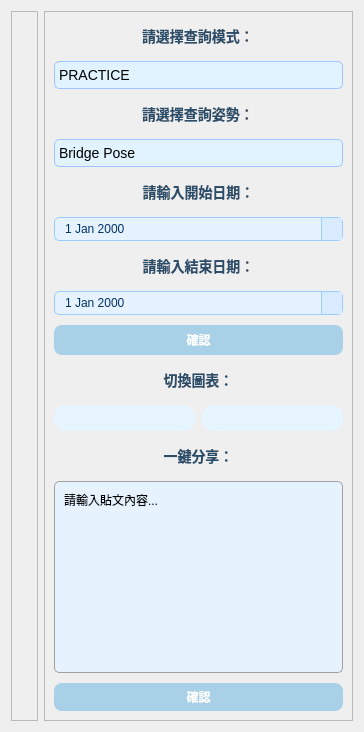
                <widget class="QWidget" name="p1">
                 <attribute name="title">
                  <string>Charts</string>
                 </attribute>
                 <layout class="QVBoxLayout" name="verticalLayout_32">
                  <item>
                   <layout class="QHBoxLayout" name="horizontalLayout_20" stretch="4,1">
                    <item>
                     <widget class="QFrame" name="frame_7">
                      <property name="layoutDirection">
                       <enum>Qt::LeftToRight</enum>
                      </property>
                      <property name="frameShape">
                       <enum>QFrame::StyledPanel</enum>
                      </property>
                      <property name="frameShadow">
                       <enum>QFrame::Raised</enum>
                      </property>
                      <layout class="QHBoxLayout" name="horizontalLayout_59">
                       <item>
                        <layout class="QVBoxLayout" name="verticalLayout_19">
                         <item>
                          <widget class="QLabel" name="label_3">
                           <property name="sizePolicy">
                            <sizepolicy hsizetype="Preferred" vsizetype="Preferred">
                             <horstretch>0</horstretch>
                             <verstretch>0</verstretch>
                            </sizepolicy>
                           </property>
                           <property name="minimumSize">
                            <size>
                             <width>0</width>
                             <height>0</height>
                            </size>
                           </property>
                           <property name="text">
                            <string/>
                           </property>
                           <property name="scaledContents">
                            <bool>true</bool>
                           </property>
                          </widget>
                         </item>
                        </layout>
                       </item>
                      </layout>
                     </widget>
                    </item>
                    <item>
                     <widget class="QFrame" name="frame_8">
                      <property name="frameShape">
                       <enum>QFrame::StyledPanel</enum>
                      </property>
                      <property name="frameShadow">
                       <enum>QFrame::Raised</enum>
                      </property>
                      <layout class="QVBoxLayout" name="verticalLayout_38">
                       <item>
                        <layout class="QVBoxLayout" name="verticalLayout_20" stretch="0,0,0,0,0,0,0,0,0,0,0,0,0,0">
                         <property name="spacing">
                          <number>10</number>
                         </property>
                         <item alignment="Qt::AlignHCenter">
                          <widget class="QLabel" name="label_14">
                           <property name="minimumSize">
                            <size>
                             <width>0</width>
                             <height>30</height>
                            </size>
                           </property>
                           <property name="maximumSize">
                            <size>
                             <width>16777215</width>
                             <height>100</height>
                            </size>
                           </property>
                           <property name="styleSheet">
                            <string notr="true">color: #2a4d69;    
font-weight: bold;    
font-size: 14px;           
font-family: &quot;Microsoft JhengHei&quot;;

</string>
                           </property>
                           <property name="text">
                            <string>請選擇查詢模式：</string>
                           </property>
                          </widget>
                         </item>
                         <item>
                          <widget class="QComboBox" name="comboBox_3">
                           <property name="styleSheet">
                            <string notr="true">QComboBox {
    background-color: #E0F3FF;
    border: 1px solid #A0C4FF;
    padding: 4px;
    border-radius: 5px;
    font-size: 14px;
}
QComboBox::drop-down {
    border: none;
}
QComboBox QAbstractItemView {
    background-color: #F0FAFF;
    selection-background-color: #A0C4FF;
}
</string>
                           </property>
                           <item>
                            <property name="text">
                             <string>PRACTICE</string>
                            </property>
                           </item>
                           <item>
                            <property name="text">
                             <string>EASY</string>
                            </property>
                           </item>
                           <item>
                            <property name="text">
                             <string>HARD</string>
                            </property>
                           </item>
                          </widget>
                         </item>
                         <item alignment="Qt::AlignHCenter">
                          <widget class="QLabel" name="label_15">
                           <property name="minimumSize">
                            <size>
                             <width>0</width>
                             <height>30</height>
                            </size>
                           </property>
                           <property name="maximumSize">
                            <size>
                             <width>16777215</width>
                             <height>100</height>
                            </size>
                           </property>
                           <property name="styleSheet">
                            <string notr="true">color: #2a4d69;    
font-weight: bold;    
font-size: 14px;           
font-family: &quot;Microsoft JhengHei&quot;;

</string>
                           </property>
                           <property name="text">
                            <string>請選擇查詢姿勢：</string>
                           </property>
                          </widget>
                         </item>
                         <item>
                          <widget class="QComboBox" name="comboBox">
                           <property name="styleSheet">
                            <string notr="true">QComboBox {
    background-color: #E0F3FF;
    border: 1px solid #A0C4FF;
    padding: 4px;
    border-radius: 5px;
    font-size: 14px;
}
QComboBox::drop-down {
    border: none;
}
QComboBox QAbstractItemView {
    background-color: #F0FAFF;
    selection-background-color: #A0C4FF;
}
</string>
                           </property>
                           <item>
                            <property name="text">
                             <string>Bridge Pose</string>
                            </property>
                           </item>
                           <item>
                            <property name="text">
                             <string>Chair Pose</string>
                            </property>
                           </item>
                           <item>
                            <property name="text">
                             <string>Downward-Facing Dog</string>
                            </property>
                           </item>
                           <item>
                            <property name="text">
                             <string>Locust Pose</string>
                            </property>
                           </item>
                           <item>
                            <property name="text">
                             <string>Plank Pose</string>
                            </property>
                           </item>
                           <item>
                            <property name="text">
                             <string>Staff Pose</string>
                            </property>
                           </item>
                           <item>
                            <property name="text">
                             <string>Triangle Pose</string>
                            </property>
                           </item>
                           <item>
                            <property name="text">
                             <string>Warrior 1 Pose</string>
                            </property>
                           </item>
                           <item>
                            <property name="text">
                             <string>Warrior 2 Pose</string>
                            </property>
                           </item>
                           <item>
                            <property name="text">
                             <string>Warrior 3 Pose</string>
                            </property>
                           </item>
                          </widget>
                         </item>
                         <item>
                          <widget class="QLabel" name="label_13">
                           <property name="sizePolicy">
                            <sizepolicy hsizetype="Preferred" vsizetype="Preferred">
                             <horstretch>30</horstretch>
                             <verstretch>0</verstretch>
                            </sizepolicy>
                           </property>
                           <property name="minimumSize">
                            <size>
                             <width>289</width>
                             <height>30</height>
                            </size>
                           </property>
                           <property name="maximumSize">
                            <size>
                             <width>16777215</width>
                             <height>100</height>
                            </size>
                           </property>
                           <property name="styleSheet">
                            <string notr="true">color: #2a4d69;    
font-weight: bold;    
font-size: 14px;           
font-family: &quot;Microsoft JhengHei&quot;;

</string>
                           </property>
                           <property name="text">
                            <string>請輸入開始日期：</string>
                           </property>
                           <property name="alignment">
                            <set>Qt::AlignCenter</set>
                           </property>
                           <property name="wordWrap">
                            <bool>true</bool>
                           </property>
                          </widget>
                         </item>
                         <item>
                          <widget class="QDateEdit" name="dateEdit">
                           <property name="styleSheet">
                            <string notr="true">QDateEdit {
    background-color: #e6f2ff;       /* 淺藍背景 */
    color: #003366;                  /* 深藍字體 */
    border: 1px solid #99ccff;       /* 淺藍邊框 */
    border-radius: 5px;
    padding: 3px 8px;
    selection-background-color: #cce6ff;  /* 選取時背景 */
    selection-color: #000000;             /* 選取時文字 */
}

QDateEdit::drop-down {
    subcontrol-origin: padding;
    subcontrol-position: top right;
    width: 20px;
    border-left: 1px solid #99ccff;
    background-color: #d9ecff;       /* 下拉箭頭背景 */
}

QDateEdit::down-arrow:disabled {
    image: none;
}
</string>
                           </property>
                           <property name="calendarPopup">
                            <bool>true</bool>
                           </property>
                          </widget>
                         </item>
                         <item>
                          <widget class="QLabel" name="label_11">
                           <property name="minimumSize">
                            <size>
                             <width>0</width>
                             <height>30</height>
                            </size>
                           </property>
                           <property name="maximumSize">
                            <size>
                             <width>16777215</width>
                             <height>100</height>
                            </size>
                           </property>
                           <property name="styleSheet">
                            <string notr="true">color: #2a4d69;    
font-weight: bold;    
font-size: 14px;           
font-family: &quot;Microsoft JhengHei&quot;;

</string>
                           </property>
                           <property name="text">
                            <string>請輸入結束日期：</string>
                           </property>
                           <property name="alignment">
                            <set>Qt::AlignCenter</set>
                           </property>
                          </widget>
                         </item>
                         <item>
                          <widget class="QDateEdit" name="dateEdit_2">
                           <property name="styleSheet">
                            <string notr="true">QDateEdit {
    background-color: #e6f2ff;       /* 淺藍背景 */
    color: #003366;                  /* 深藍字體 */
    border: 1px solid #99ccff;       /* 淺藍邊框 */
    border-radius: 5px;
    padding: 3px 8px;
    selection-background-color: #cce6ff;  /* 選取時背景 */
    selection-color: #000000;             /* 選取時文字 */
}

QDateEdit::drop-down {
    subcontrol-origin: padding;
    subcontrol-position: top right;
    width: 20px;
    border-left: 1px solid #99ccff;
    background-color: #d9ecff;       /* 下拉箭頭背景 */
}

QDateEdit::down-arrow:disabled {
    image: none;
}
</string>
                           </property>
                           <property name="calendarPopup">
                            <bool>true</bool>
                           </property>
                          </widget>
                         </item>
                         <item>
                          <widget class="QPushButton" name="pushButton_6">
                           <property name="minimumSize">
                            <size>
                             <width>0</width>
                             <height>30</height>
                            </size>
                           </property>
                           <property name="styleSheet">
                            <string notr="true">QPushButton {
  background-color: #A8D0E6;
  color: white;
  border-radius: 8px;
  padding: 5px 12px;
  font-weight: bold;
}
</string>
                           </property>
                           <property name="text">
                            <string>確認</string>
                           </property>
                          </widget>
                         </item>
                         <item>
                          <widget class="QLabel" name="label">
                           <property name="minimumSize">
                            <size>
                             <width>0</width>
                             <height>30</height>
                            </size>
                           </property>
                           <property name="styleSheet">
                            <string notr="true">color: #2a4d69;    
font-weight: bold;    
font-size: 14px;           
font-family: &quot;Microsoft JhengHei&quot;;

</string>
                           </property>
                           <property name="text">
                            <string>切換圖表：</string>
                           </property>
                           <property name="alignment">
                            <set>Qt::AlignCenter</set>
                           </property>
                          </widget>
                         </item>
                         <item>
                          <layout class="QHBoxLayout" name="horizontalLayout_61">
                           <property name="spacing">
                            <number>7</number>
                           </property>
                           <item>
                            <widget class="QPushButton" name="pushButton">
                             <property name="styleSheet">
                              <string notr="true">QPushButton {
    background-color: #e6f5ff;
    border: none;
    border-radius: 12px;
    padding: 6px;
}
QPushButton:hover {
    background-color: #cceeff;
}
QPushButton:pressed {
    background-color: #99ddff;
}
</string>
                             </property>
                             <property name="text">
                              <string/>
                             </property>
                             <property name="icon">
                              <iconset>
                               <normaloff>icons/arrow_left.png</normaloff>icons/arrow_left.png</iconset>
                             </property>
                            </widget>
                           </item>
                           <item>
                            <widget class="QPushButton" name="pushButton_2">
                             <property name="styleSheet">
                              <string notr="true">QPushButton {
    background-color: #e6f5ff;
    border: none;
    border-radius: 12px;
    padding: 6px;
}
QPushButton:hover {
    background-color: #cceeff;
}
QPushButton:pressed {
    background-color: #99ddff;
}
</string>
                             </property>
                             <property name="text">
                              <string/>
                             </property>
                             <property name="icon">
                              <iconset>
                               <normaloff>icons/arrow_right.png</normaloff>icons/arrow_right.png</iconset>
                             </property>
                            </widget>
                           </item>
                          </layout>
                         </item>
                         <item>
                          <widget class="QLabel" name="label_4">
                           <property name="minimumSize">
                            <size>
                             <width>0</width>
                             <height>30</height>
                            </size>
                           </property>
                           <property name="styleSheet">
                            <string notr="true">color: #2a4d69;    
font-weight: bold;    
font-size: 14px;           
font-family: &quot;Microsoft JhengHei&quot;;

</string>
                           </property>
                           <property name="text">
                            <string>一鍵分享：</string>
                           </property>
                           <property name="alignment">
                            <set>Qt::AlignCenter</set>
                           </property>
                          </widget>
                         </item>
                         <item>
                          <widget class="QPlainTextEdit" name="plainTextEdit">
                           <property name="styleSheet">
                            <string notr="true">QPlainTextEdit {
    background-color: #E6F3FF;
    color: #000000;
    border: 1px solid #A0A0A0; 
    border-radius: 5px;
    padding: 5px;  
}
</string>
                           </property>
                           <property name="plainText">
                            <string>請輸入貼文內容...</string>
                           </property>
                          </widget>
                         </item>
                         <item>
                          <widget class="QPushButton" name="pushButton_3">
                           <property name="styleSheet">
                            <string notr="true">QPushButton {
  background-color: #A8D0E6;
  color: white;
  border-radius: 8px;
  padding: 5px 12px;
  font-weight: bold;
}
</string>
                           </property>
                           <property name="text">
                            <string>確認</string>
                           </property>
                          </widget>
                         </item>
                        </layout>
                       </item>
                      </layout>
                     </widget>
                    </item>
                   </layout>
                  </item>
                 </layout>
                </widget>
